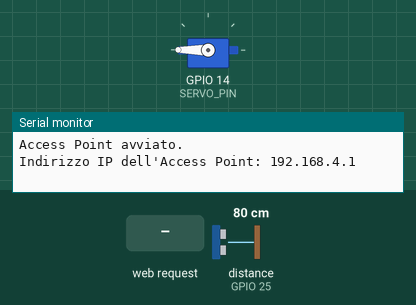
Simulated run of this sketch. Board: ESP32. On the bench: servo, the last lines printed to the serial monitor. The test bench sets the inputs (shaded band); at power-on: distance to the obstacle (sensor on GPIO 25) 80 cm. The echo pulse lasts 58.3 µs per cm.

Above: at 1.4 s.
1.5 s: HTTP request GET /open received
At 2.4 s:
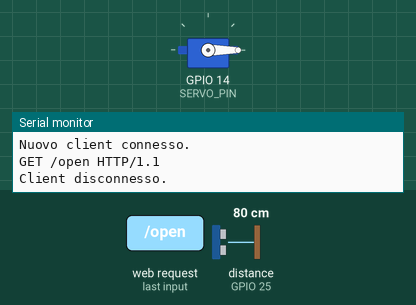
3.1 s: distance to the obstacle (sensor on GPIO 25) set to 21 cm
4.6 s: distance to the obstacle (sensor on GPIO 25) set to 17 cm
At 6.4 s:
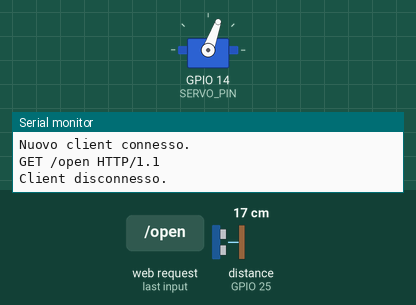
Timing chart, 0 to 12.1 s (numbered marks = the images above; inputs shaded):
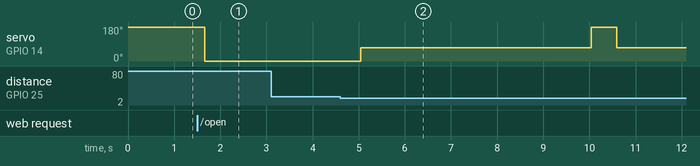

The sketch:

cestino.wifi.emette.ino
```cpp
#include <ESP32Servo.h>
#include <NewPing.h>
#include <WiFi.h>
#include <WiFiClient.h>

#define TRIG_PIN 26
#define ECHO_PIN 25
#define SERVO_PIN 14
#define MAX_DISTANCE 200 // Distanza massima in cm

// Configurazione Access Point
const char* ssid = "ESP32_AP";           // Nome della rete Wi-Fi dell'ESP32
const char* password = "123456789";      // Password della rete Wi-Fi dell'ESP32

// Configurazione IP statico per l'Access Point
IPAddress local_IP(192, 168, 4, 1);      // Indirizzo IP dell'ESP32
IPAddress gateway(192, 168, 4, 1);       // Gateway dell'Access Point
IPAddress subnet(255, 255, 255, 0);      // Subnet mask

Servo servo;
NewPing sonar(TRIG_PIN, ECHO_PIN, MAX_DISTANCE);
WiFiServer server(80); // Crea un server web sulla porta 80 (HTTP)

void setup() {
  Serial.begin(115200);
  servo.attach(SERVO_PIN);
  servo.write(180);  // Chiude il coperchio del cestino

  // Configura l'ESP32 come Access Point
  WiFi.softAPConfig(local_IP, gateway, subnet);  // Configura l'IP statico dell'AP
  WiFi.softAP(ssid, password);                    // Avvia l'Access Point
  Serial.println("Access Point avviato.");
  Serial.print("Indirizzo IP dell'Access Point: ");
  Serial.println(WiFi.softAPIP());  // Stampa l'indirizzo IP dell'Access Point

  server.begin();  // Avvia il server
}

void loop() {
  WiFiClient client = server.available();  // Attende la connessione di un client

  if (client) {
    Serial.println("Nuovo client connesso.");
    String request = client.readStringUntil('\r');  // Legge la richiesta del client
    Serial.println(request);
    client.flush();

    // Controllo del coperchio tramite comandi HTTP
    if (request.indexOf("/open") != -1) {
      servo.write(0);  // Apre il coperchio completamente
    }
    if (request.indexOf("/close") != -1) {
      servo.write(180);  // Chiude il coperchio
    }

    // Risposta HTTP al client
    client.println("HTTP/1.1 200 OK");
    client.println("Content-Type: text/html");
    client.println("");
    client.println("<!DOCTYPE HTML>");
    client.println("<html>");
    client.println("<head>");
    client.println("<style>");
client.println("body {");
client.println("  font-family: Arial, sans-serif;");
client.println("  text-align: center;");
client.println("  margin: 0;");
client.println("  padding: 0;");
client.println("  background-color: #f4f4f4;");
client.println("}");
client.println("a {");
client.println("  display: inline-block;");
client.println("  padding: 90px 120px;"); // Aumentato il padding
client.println("  font-size: 80px;");    // Aumentata la dimensione del font
client.println("  text-decoration: none;");
client.println("  color: #fff;");
client.println("  background-color: #007BFF;");
client.println("  border-radius: 10px;");
client.println("  margin: 20px;");       // Aumentato il margine
client.println("  transition: background-color 0.3s;");
client.println("}");
client.println("a:hover {");
client.println("  background-color: #0056b3;");
client.println("}");
client.println("</style>");
    client.println("</head>");
    client.println("<body>");
    client.println("<p><a href=\"/open\">APRITI SESAMO</a></p>");
    client.println("<p><a href=\"/close\">CHIUDITI SESAMO</a></p>");
    client.println("</body>");
    client.println("</html>");
    client.stop();  // Chiude la connessione con il client
    Serial.println("Client disconnesso.");
  }

  // Gestione del sensore di distanza
  delay(50);  // Piccola pausa per evitare falsi rilevamenti
  int distance = sonar.ping_cm();

  if (distance > 0 && distance < 20) {  // Se la mano è a meno di 20 cm
    servo.write(70);  // Apre il coperchio completamente
    delay(5000);  // Mantiene il coperchio aperto per 5 secondi
    servo.write(190);  // Chiude il coperchio
  }

  // Attesa breve prima di continuare il loop
  delay(500);  // Tempo di attesa per evitare continui cambiamenti
}
```

Measured:
- the behaviour switches between 20 and 19 cm on distance to the obstacle (sensor on GPIO 25) (found by bisection; images 1 and 2)
- after the input at 1.5 s, servo on GPIO 14 (SERVO_PIN): 180° → 0° after 0.17 s
- after the input at 3.1 s, every drawn part: stays the same
- after the input at 4.6 s, servo on GPIO 14 (SERVO_PIN): 0° → 70° after 0.44 s, → 180° 5.0 s later, → 70° 0.55 s later
